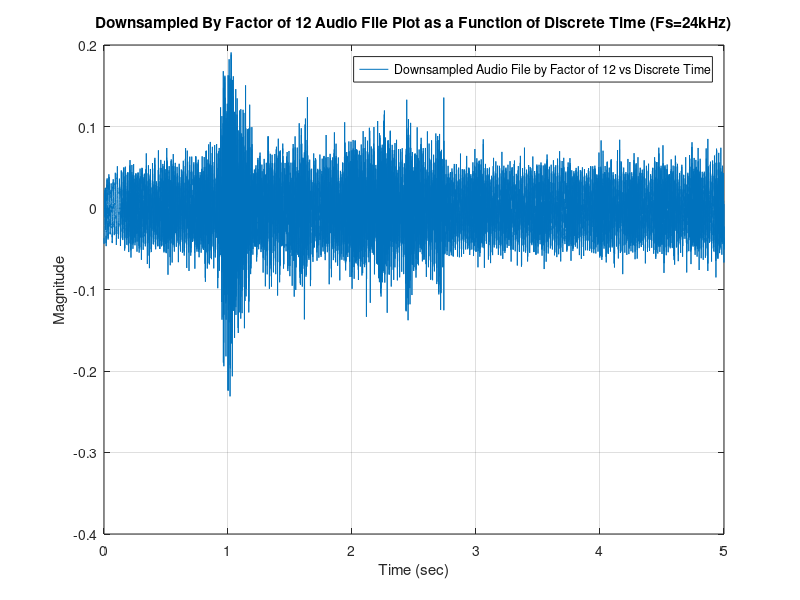

This chart was generated by the following MATLAB code:
load('ecen455_lab1_sound.mat')  % y is the audio clip vector
transposed_y = transpose(y) ;
N = 12 ;
downsample_factor = 1/N ;
fs = 48000 * downsample_factor; % downsampled sampling frequency (Hz) 
%sound(y, fs) ; % original sound at fs sounds twice as slow as original
%% Downsampling (In Time Domain)
downsampled_result = transposed_y(1 : N : length(transposed_y)) ; % taking every Nth sample
%% Plot Time Domain Downsampled Result (and Sound)
x_time_domain = linspace(0, 5, length(downsampled_result)) ; 
%subplot(4,1,1)
%plot(x_time_domain, downsampled_result) 
%title('Signal In Time Domain (Fs=24kHz)'); xlabel('Time (sec)'); ylabel('Magnitude'); grid on
%% FFT and IFFT 
fft_result = fft(downsampled_result) ; % fft
ifft_result = ifft(fft_result) ;  % ifft of fft
%% Plot Frequency Domain Upsampled Result
x_freq_domain = linspace(0, fs, length(fft_result)) ;
%subplot(4,1,2)
freq_magnitudes = abs(fft_result) ; % this is the absolute result; derived from fft_result
%plot(x_freq_domain,freq_magnitudes)
%title('Signal In Frequncy Domain (Fs=24kHz)'); xlabel('Frequency (Hz)'); ylabel('Magnitude')
%xlim([0, fs]) ; grid on
%% Low Pass Filter Application % apply to cut the frequency
low_pass_filter = ones(1, length(x_freq_domain)) ; % low pass filter
low_passed_frequencies = fft_result .* low_pass_filter ; % applying low pass filter
%subplot(4,1,3)
%plot(x_freq_domain, abs(low_passed_frequencies))
%title('Lowpassed Signal In Frequncy Domain (Fs=24kHz)'); xlabel('Frequency (Hz)'); ylabel('Magnitude')
%xlim([0,fs]); grid on
%% Low Passed Signal to Time Domain
lp_time_domain_signal = real(ifft(low_passed_frequencies)) ; % plot real part
%subplot(4,1,4)
%plot(x_time_domain, lp_time_domain_signal)
%title('Low Passed Signal In Time Domain (Fs=24kHz)'); xlabel('Time (sec)'); ylabel('Magnitude')
%title("Downsampled By Factor of 2 Audio File Plot as a Function of Discrete Time")
%legend("Downsampled Audio File vs Discrete Time"); grid on
%% Playing Upsampled Sound and Comparison
sound(lp_time_domain_signal,fs)
% the signal plays back at the same speed as the original but the audio
% signal is slightly reduced in quality
%% Plot of the Downsampled Signal
figure(1)
plot(x_time_domain, lp_time_domain_signal)
title("Downsampled By Factor of 12 Audio File Plot as a Function of Discrete Time (Fs=24kHz)"); 
xlabel('Time (sec)'); ylabel('Magnitude')
legend("Downsampled Audio File by Factor of 12 vs Discrete Time") ; grid on
%% Original Signal
% the signal from exercise 1, compare to that 
%% Process
% fft : converts signal from time domain into frequency domain
% have a discrete signal ->FFT ->frequency domain ->LPF ->apply IFFT (time domain) 
% FFT -> IFFT